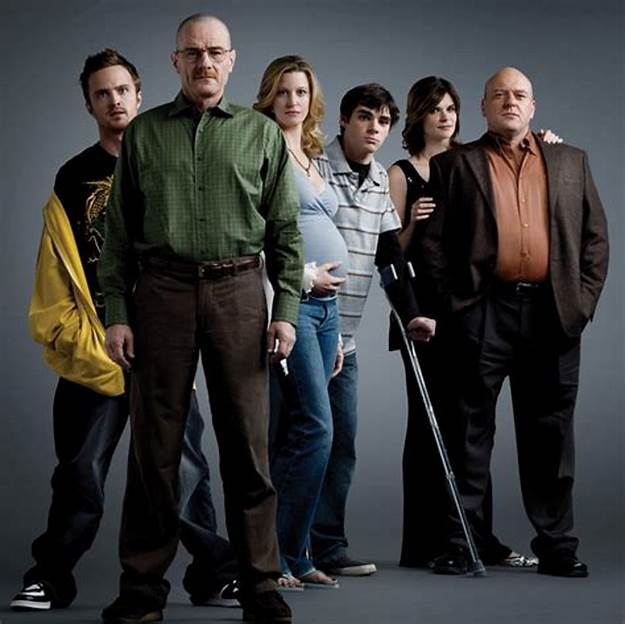
#> input picture Activity 6 src/breaking_bad.jpg, 625 x 624 px, given in place of Eigen_source_unrecognized.mp4, which was not available
$ jupyter execute 'Experimental Face Recognition.ipynb'   (text cells are left out)
#> lines starting #> are read from the running program, lines starting #| are printed output that depends on the picture; after the words box and inside, x2 and y2 are one past the last pixel; in counts of white or black regions, pixels touching at a corner belong together; pictures that were not available may be replaced by others from this repository, and a replacement may not be noted
[cell 1]
# import libraries
import numpy as np
import os
import cv2
import errno
import sys

# read image function
def read_image(image_path, image_size = None):
    c = 0
    X,y = [],[] # X is the image data, y is the label

    for dirname, dirnames, filenmaes in os.walk(image_path):# loop through all the files in the directory
        for subdirname in dirnames:
            subject_path = os.path.join(dirname, subdirname)
            for filename in os.listdir(subject_path):
                try:
                    if(filename == ".directory"):
                        continue
                    filepath = os.path.join(subject_path, filename)
                    im = cv2.imread(os.path.join(subject_path, filename), cv2.IMREAD_GRAYSCALE)

                    # resize the image to the desired size
                    if (image_size is not None):
                        im = cv2.resize(im, (200, 200))

                    # add the image data and the label to the X and y arrays
                    X.append(np.asarray(im, dtype=np.uint8))
                    y.append(c)

                # if there is an error, print it and continue to the next image
                except IOError as e:
                    print("I/O error({0}): {1}".format(e.errno, e.strerror))
                except:
                    print("Unexpected error:", sys.exc_info()[0])
                    raise
            c = c + 1


    # return the X and y arrays
    return [X,y]

[cell 2]
read_image(r"C:\Users\Lenovo\Downloads\dataset")

[cell 3]
def face_rec(filepath, model):
    # names from the path of the image
    names = ['moises', 'marky']

    # Ensure images are resized to a consistent size
    sz = (200, 200)
    [X, y] = read_image(filepath, sz)

    if len(X) == 0 or len(y) == 0:
        print("No images found in the directory or unable to read images")
        return

    y = np.asarray(y, dtype=np.int32)

    # Train the model
    model.train(X, y)

    # Create a window to display the images
    camera = cv2.VideoCapture(0)
    face_cascade = cv2.CascadeClassifier(cv2.data.haarcascades + 'haarcascade_frontalface_default.xml')

    # Define the codec and create VideoWriter object
    frame_width = int(camera.get(3))
    frame_height = int(camera.get(4))
    fourcc = cv2.VideoWriter_fourcc(*'XVID')
    out = cv2.VideoWriter('OpenCV_Demo(Eigen).avi', fourcc, 20.0, (frame_width, frame_height))

    # Loop through the camera feed
    while True:
        ret, img = camera.read()
        if not ret:
            print("failed to grab frame")
            break

        faces = face_cascade.detectMultiScale(img, 1.3, 5)

        for (x, y, w, h) in faces:
            cv2.rectangle(img, (x, y), (x + w, y + h), (255, 0, 0), 2)
            gray = cv2.cvtColor(img[y:y + h, x:x + w], cv2.COLOR_BGR2GRAY)
            roi = cv2.resize(gray, sz, interpolation=cv2.INTER_LINEAR)

            try:
                params = model.predict(roi)
                label = names[params[0]]
                if (label == 'moises'):
                    cv2.putText(img, 'Recognized', (x, y - 20), cv2.FONT_HERSHEY_SIMPLEX, 1, (0, 255, 0), 2)
                else :
                    cv2.putText(img, "Not Recognized, ", (x, y - 20), cv2.FONT_HERSHEY_SIMPLEX, 1, (0, 0, 255), 2)
            except:
                continue

        cv2.imshow("camera", img)
        if cv2.waitKey(1) & 0xFF == ord("q") or cv2.getWindowProperty("camera", cv2.WND_PROP_VISIBLE) < 1:
            break

    camera.release()
    cv2.destroyAllWindows()

[cell 4]
#model selection
eigenFR = cv2.face.EigenFaceRecognizer_create()
fisherFR = cv2.face.FisherFaceRecognizer_create()
lbphFR = cv2.face.LBPHFaceRecognizer_create()

[cell 5]
face_rec("marcandme",eigenFR)

[cell 6]
import cv2
import numpy as np
import os

def read_image(image_path, image_size=None):
    c = 0
    X, y = [], []  # X is the image data, y is the label

    for dirname, dirnames, filenames in os.walk(image_path):  # loop through all the files in the directory
        for subdirname in dirnames:
            subject_path = os.path.join(dirname, subdirname)
            for filename in os.listdir(subject_path):
                try:
                    if filename == ".directory":
                        continue
                    filepath = os.path.join(subject_path, filename)
                    im = cv2.imread(filepath, cv2.IMREAD_GRAYSCALE)

                    # Resize the image to the desired size
                    if image_size is not None:
                        im = cv2.resize(im, (200, 200))

                    # Add the image data and the label to the X and y arrays
                    X.append(np.asarray(im, dtype=np.uint8))
                    y.append(c)
                except Exception as e:
                    print(f"Error processing {filename}: {e}")
            c += 1

    return X, y

def recognize_faces_in_video(video_path, model):
    names = ['Moises', 'Nicole']  # Modify as needed
    sz = (200, 200)

    # Load face detection model
    face_cascade = cv2.CascadeClassifier(cv2.data.haarcascades + 'haarcascade_frontalface_default.xml')

    # Open the input video file
    cap = cv2.VideoCapture(video_path)
    if not cap.isOpened():
        print("Error: Could not open video file.")
        return None

    # Get video properties
    frame_width = int(cap.get(3))
    frame_height = int(cap.get(4))
    fps = int(cap.get(cv2.CAP_PROP_FPS))

    # Create output video file
    output_path = os.path.splitext(video_path)[0] + "_output.mp4"
    fourcc = cv2.VideoWriter_fourcc(*'mp4v')
    out = cv2.VideoWriter(output_path, fourcc, fps, (frame_width, frame_height))

    while True:
        ret, frame = cap.read()
#> frame is the input picture: shape (624, 625, 3); mean B, G, R 58.4, 58.1, 57.9
        if not ret:
            break

        gray_frame = cv2.cvtColor(frame, cv2.COLOR_BGR2GRAY)
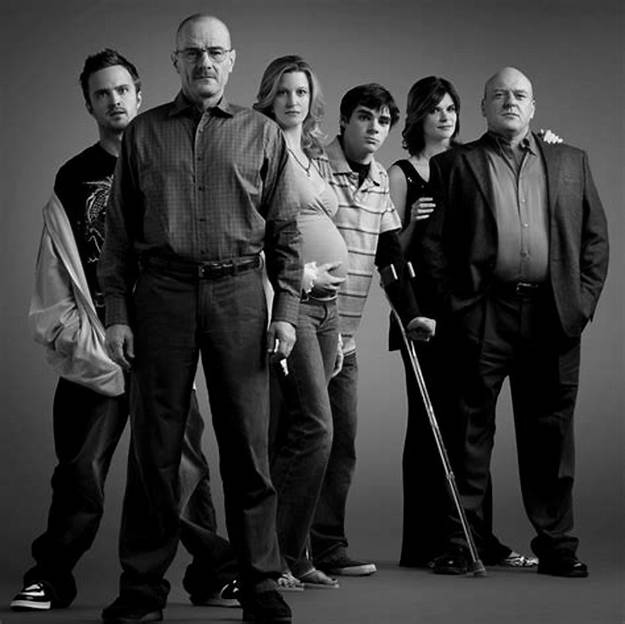
#> gray_frame: shape (624, 625); min 0, max 255, mean 58.1
        faces = face_cascade.detectMultiScale(gray_frame, scaleFactor=1.3, minNeighbors=5)
#> faces = [[172, 29, 65, 65], [85, 69, 59, 59], [266, 72, 52, 52], [483, 73, 56, 56], [347, 100, 52, 52]]

        for (x, y, w, h) in faces:
            face_roi = gray_frame[y:y + h, x:x + w]
            face_resized = cv2.resize(face_roi, sz, interpolation=cv2.INTER_LINEAR)

            try:
                label, confidence = model.predict(face_resized)
                if label == names.index('moises'):
                    text = f"{names[label]}"
                    color = (0, 255, 0)  # Green for recognized faces
                else:
                    text = f"Not Recognized, {confidence:.2f}"
                    color = (0, 0, 255)  # Red for unrecognized faces
            except:
                text = "Error"
                color = (0, 0, 255)

            cv2.rectangle(frame, (x, y), (x + w, y + h), color, 2)
            cv2.putText(frame, text, (x, y - 10), cv2.FONT_HERSHEY_SIMPLEX, 0.8, color, 2)
#> this loop made 5 passes
#> pass 1, in recognize_faces_in_video, `face_roi = gray_frame[y:y + h, x:x + w]`:
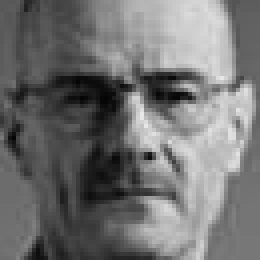
#> face_roi: shape (65, 65) (shown 4 times larger); min 4, max 232, mean 114
#> pass 1, in recognize_faces_in_video, `face_resized = cv2.resize(face_roi, sz, interpolation=cv2.INTER_LINEAR)`:
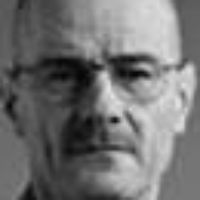
#> face_resized: shape (200, 200); min 5, max 228, mean 113.9
#> pass 2, in recognize_faces_in_video, `face_roi = gray_frame[y:y + h, x:x + w]`:
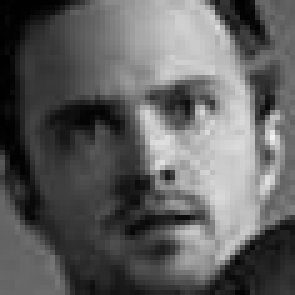
#> face_roi: shape (59, 59) (shown 5 times larger); min 0, max 241, mean 95.5
#> pass 2, in recognize_faces_in_video, `face_resized = cv2.resize(face_roi, sz, interpolation=cv2.INTER_LINEAR)`:
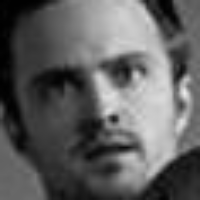
#> face_resized: shape (200, 200); min 0, max 236, mean 95.3
#> after the loop:
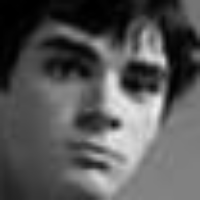
#> face_resized: shape (200, 200); min 0, max 242, mean 86.2
#> after the loop:
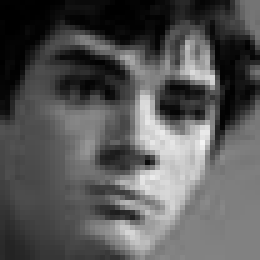
#> face_roi: shape (52, 52) (shown 5 times larger); min 0, max 244, mean 86.3
#> after the loop:
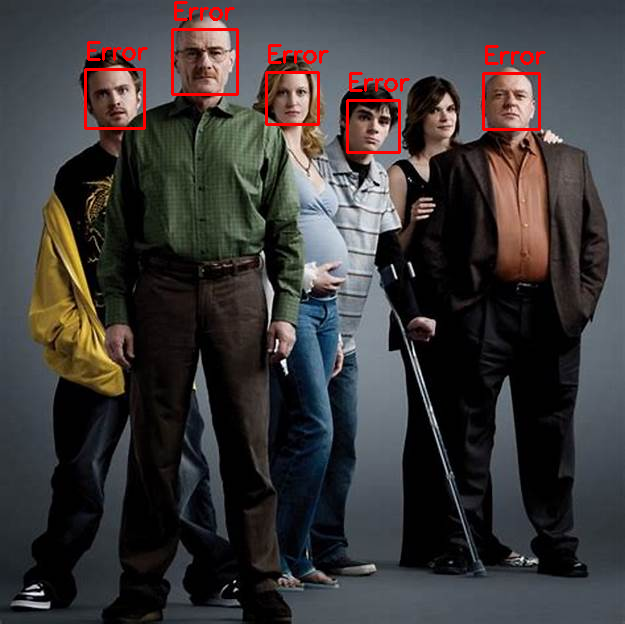
#> frame: shape (624, 625, 3); 1.41% of pixels changed, all inside (x1, y1, x2, y2) = (84, 1, 546, 154)

        out.write(frame)

    cap.release()
    out.release()

    return output_path
